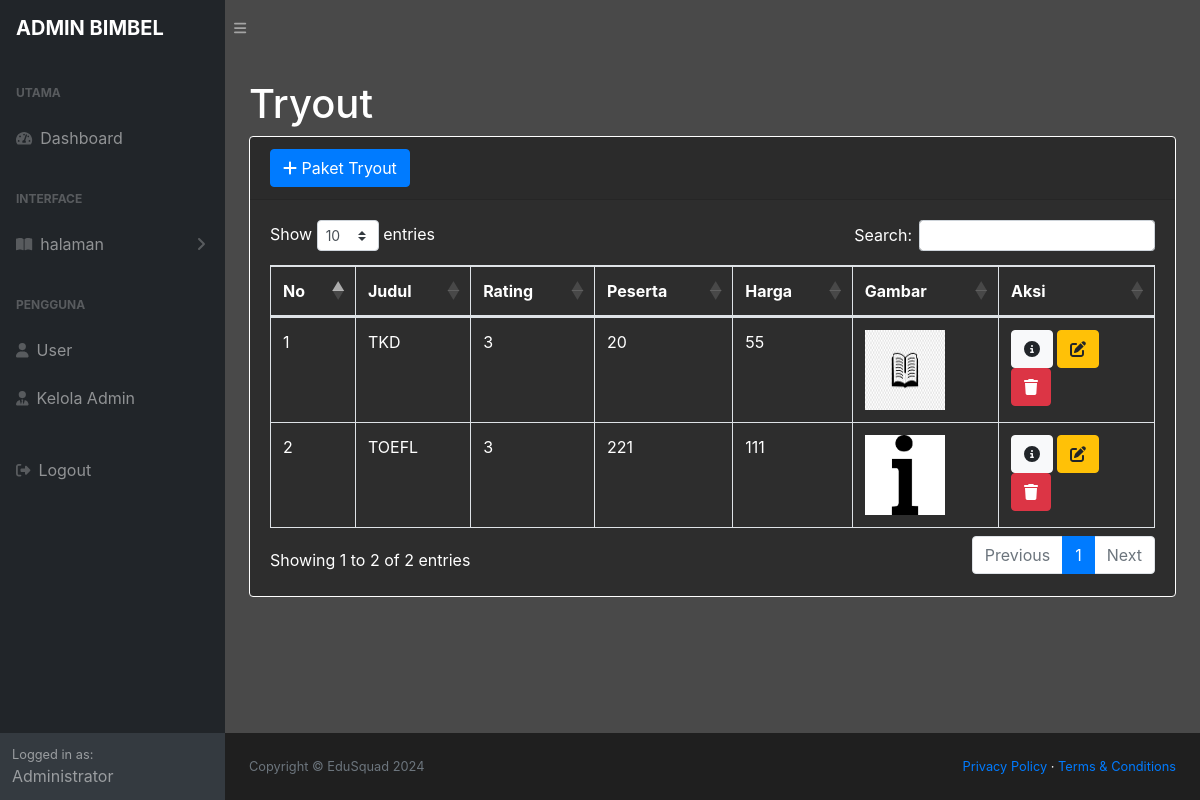
The app's page /adm/tryout.php (signed in) with its own data.
### tables this page shows
CREATE TABLE `t_ptryout` (
  `id` int(11) NOT NULL,
  `gambar` varchar(255) NOT NULL,
  `judul` varchar(25) NOT NULL,
  `rank` int(11) NOT NULL,
  `peserta` int(11) NOT NULL,
  `harga` int(11) NOT NULL
);

### adm/tryout.php (the view, shortened to what this page needs)
<?php
require 'header.php';
require('sidebar.php');
?>
<div id="layoutSidenav_content">
    <main>
        <div class="container-fluid">
            <h1 class="mt-4">Tryout</h1>
            <div class="card mb-4">
                <div class="card-header">
                    <button type="button" class="btn btn-primary text-white" data-toggle="modal" data-target="#myModal">
                    <i class="fas fa-solid fa-plus"></i> Paket Tryout
                    </button>
                </div>
                <div class="card-body">
                    <div class="table-responsive">
                        <table class="table table-bordered" id="dataTable" width="100%" cellspacing="0">
                            <thead>
                                <tr>
                                    <th>No</th>
                                    <th>Judul</th>
                                    <th>Rating</th>
                                    <th>Peserta</th>
                                    <th>Harga</th>
                                    <th>Gambar</th>
                                    <th>Aksi</th>
                                </tr>
                            </thead>
                            <tbody>
                                <?php
                                $ptryout = mysqli_query($conn, "select * from t_ptryout");
                                $i = 1;
                                while($row=mysqli_fetch_array($ptryout)){
                                    $judul = $row['judul'];
                                    $rating = $row['rank'];
                                    $peserta = $row['peserta'];
                                    $harga = $row['harga'];
                                    $id = $row['id'];
                                    $gambar = $row['gambar'];
                                ?>
                                    <tr>
                                        <td><?= $i++; ?></td>
                                        <td><?= $judul; ?></td>
                                        <td><?= $rating; ?></td>
                                        <td><?= $peserta; ?></td>
                                        <td><?= $harga; ?></td>
                                        <td><img class="zoomable" src="img/<?= $gambar; ?>" width="120" height="80"></td>
                                        <td>
                                            <a type="button" class="btn btn-light" href="det/detailPT.php?id=<?= $row["id"]; ?>">
                                            <i class="fas fa-solid fa-circle-info"></i>
                                            </a>
                                            <a type="button" class="btn btn-warning" data-toggle="modal" data-target="#edit<?= $id; ?>">
                                            <i class="fas fa-solid fa-pen-to-square"></i>
                                            </a>
                                            <a type="button" class="btn btn-danger" data-toggle="modal" data-target="#delete<?= $id; ?>">
                                            <i class="fas fa-solid fa-trash"></i>
                                            </a>
                                        </td>
                                    </tr>
                                    <?php
                                    }
                                    ?>
                            </tbody>
                        </table>
                    </div>
                </div>
            </div>
        </div>
    </main>
    <?php
    require('footer.php');
    ?>

### adm/css/custom.css (style rules this page uses)
.zoomable { width: 80px; height: 80px; }

### records on screen
t_ptryout: judul "TKD", rank "3", peserta "20", harga "55", gambar (picture)
t_ptryout: judul "TOEFL", rank "3", peserta "221", harga "111", gambar (picture)
